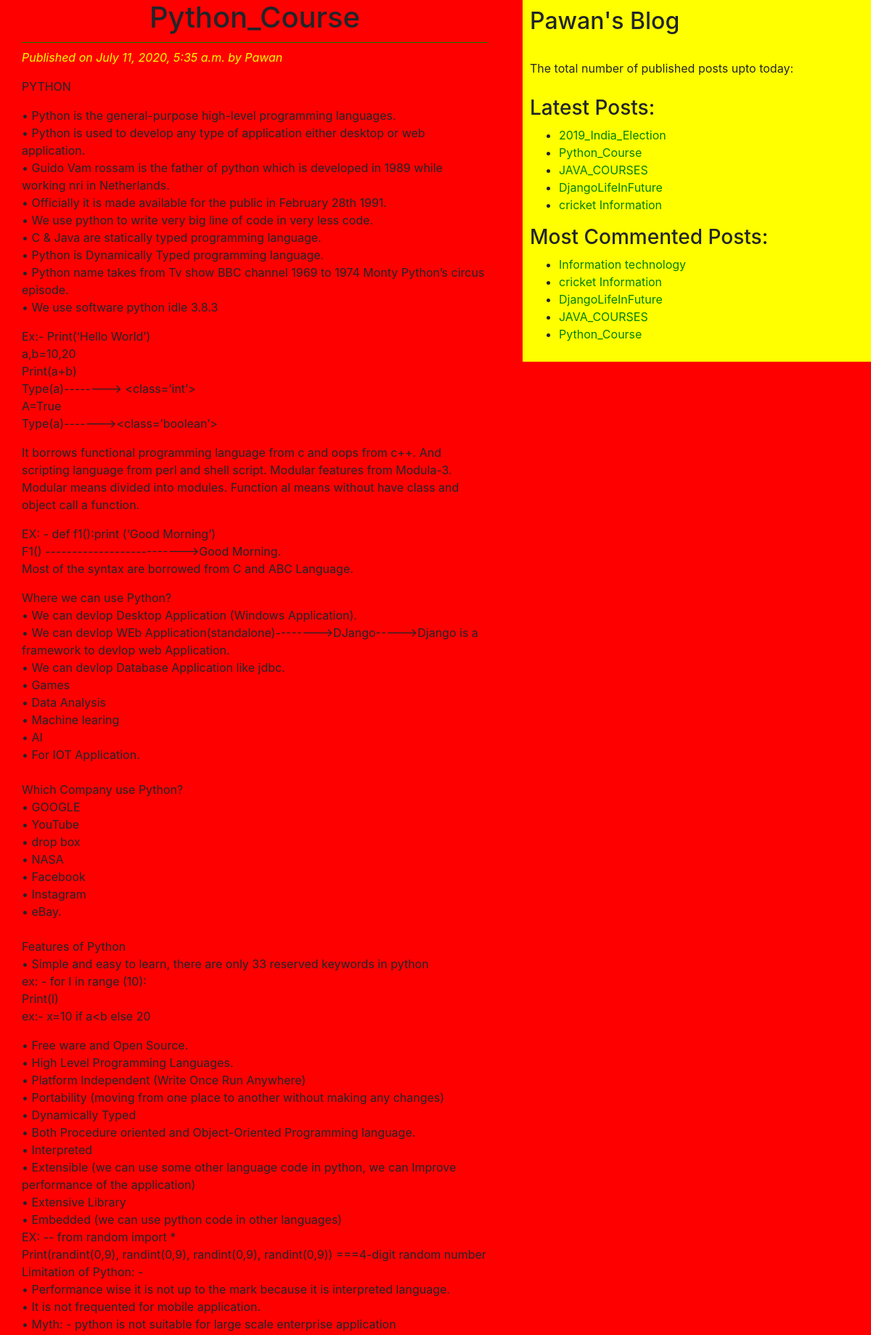
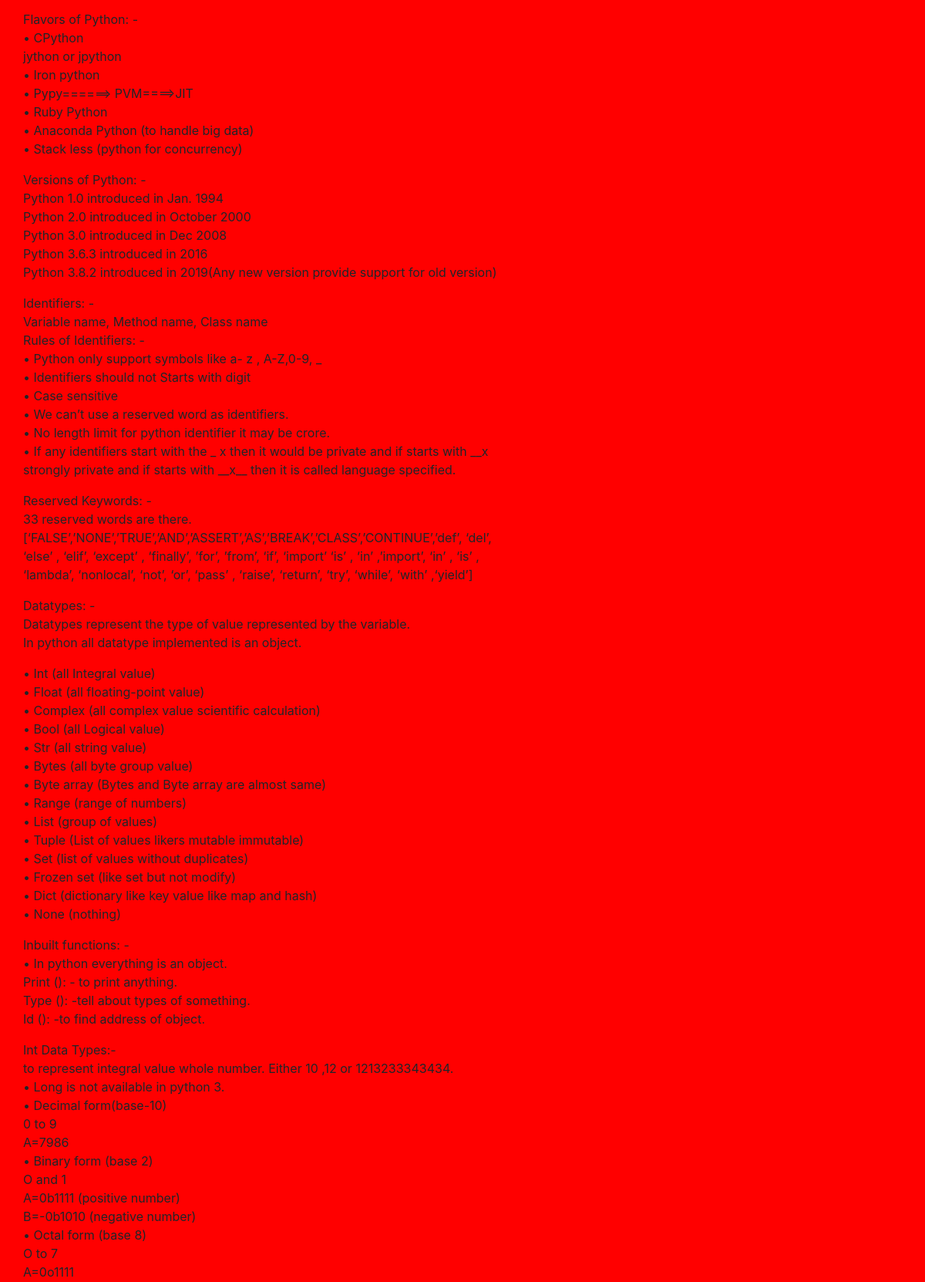
/2020/07/11/python_course/ (upper part), run on the app's committed database (2 pictures, top to bottom).
### blogapp/models.py (models this page shows, shortened)
class Post(models.Model):
    STATUS_CHOICES=(('draft','Draft'),('published','Published'))
    title=models.CharField(max_length=256)
    slug=models.SlugField(max_length=264,unique_for_date='publish')
    author=models.ForeignKey(User,related_name='blog_posts',on_delete=models.DO_NOTHING)
    body=models.TextField()
    publish=models.DateTimeField(default=timezone.now)
    created=models.DateTimeField(auto_now_add=True)
    updated=models.DateTimeField(auto_now=True)
    status=models.CharField(max_length=10,choices=STATUS_CHOICES,default='draft')
    objects=CustomManager()
    tags=TaggableManager()
    class Meta:
        ordering=('-publish',)
    def get_absolute_url(self):
        return reverse('post_detail',args=[self.publish.year,self.publish.strftime('%m'),self.publish.strftime('%d'),self.slug])

### blogapp/views.py (the view)
def post_detail_view(request,year,month,day,post):
    post=get_object_or_404(Post,slug=post,
                                status='published',
                                publish__year=year,
                                publish__month=month,
                                publish__day=day)
    comments=post.comments.filter(active=True)
    csubmit=False
    if request.method=='POST':
        form=CommentForm(request.POST)
        if form.is_valid():
            new_comment=form.save(commit=False)
            new_comment.post=post
            new_comment.save()
            csubmit=True
    else:
        form=CommentForm()
    return render(request,'blogapp/post_detail.html',{'post':post,'form':form,'csubmit':csubmit,'comments':comments})

### blogapp/models.py (called while the page is built)
    def get_queryset(self):
        return super().get_queryset().filter(status='published')

### blogapp/templatetags/blog_tags.py (called while the page is built)
@register.simple_tag(name='my_tag')
def total_posts():
    return Post.objects.count()

@register.inclusion_tag('blogapp/latest_posts123.html')
def show_latest_posts(count=3):
    latest_posts=Post.objects.order_by('-publish')[:count]
    return {'latest_posts':latest_posts}

@register.simple_tag
def get_most_commented_posts(count=5):
    return Post.objects.annotate(total_comments=Count('comments')).order_by('-total_comments')[:count]

### templates/blogapp/post_detail.html (shortened to what this page needs)
<!DOCTYPE html>
{%extends 'blogapp/base.html' %}
    {%block content%}
    <h1>{{post.title}}</h1>
    <p id='date'>Published on {{post.publish}} by {{post.author|title}}</p>
    {{post.body|linebreaks}}<br><br>
      {%endblock%}

### templates/blogapp/base.html (shortened to what this page needs)
<!DOCTYPE html>
{%load blog_tags%}
{%load static%}
<html lang="en" dir="ltr">
  <head>
    <link rel="stylesheet" href="https://stackpath.bootstrapcdn.com/bootstrap/4.5.0/css/bootstrap.min.css">
    <link rel="stylesheet" href="{% static "css/blog.css"%}">
  </head>
  <body>
    <div class="content">
      {%block content%}
      {%endblock%}
  </div>
  <div class='sidebar'>
       <h2>Pawan's Blog</h2>
       <p>The total number of published posts upto today: <span id='pcount'>{% my_tag %}</span></p>
       <h3>Latest Posts:</h3>{%show_latest_posts 5%}
       <h3>Most Commented Posts:</h3>
       {%get_most_commented_posts as most_commented_posts%}
       <ul>
         {%for post in most_commented_posts %}
         <li><a href="{{post.get_absolute_url}}">{{post.title}}</a></li>
         {%endfor%}
       </ul>
  </div>
  </body>
</html>

### templates/blogapp/latest_posts123.html
<ul>
  {%for post in latest_posts %}
  <li><a href="{{post.get_absolute_url}}">{{post.title}}</a></li>
  {%endfor%}
</ul>

### static/css/blog.css (style rules this page uses)
.content { width:56%; float:left; padding: 0 0 0 30px; background: red; height: 100%; }
.sidebar { width:40%; float:right; padding: 10px; background: yellow; height: 100%; }
h1 { text-align: center; border-bottom: 1px solid green; padding-bottom: 10px; }
body { background-color: red; }
#date,#ch { color:yellow; font-size: 16px; font-style: italic; }
a { color: green; }
#pcount { font-size: 40px; color: yellow; font-weight: bold; }

### data on the page
Post: title "Python_Course", publish "July 11, 2020, 5:35 a.m.", author "Pawan", body "PYTHON • Python is the general-purpose high-level programming languages. • Python is used to develop any type of application either desktop or web application. • Guido Vam rossam is the father of python which is developed in 1989 while working nri in Netherlands. • Officially it is made available for the public in February 28th 1991. • We use python to write very big line of code in very less code. • C & Java are statically typed programming language. • Python is Dynamically Typed programming language. • Python name takes from Tv show BBC channel 1969 to 1974 Monty Python’s circus episode. • We use software python idle 3.8.3 Ex:- Print(‘Hello World’) a,b=10,20 Print(a+b) Type(a)-------->…"
